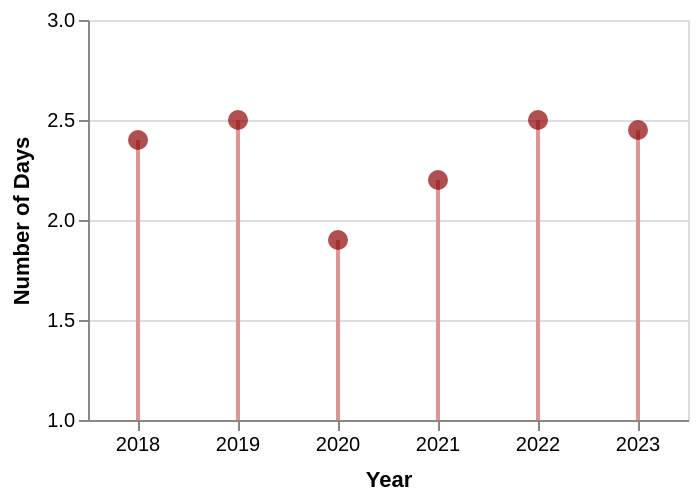

Source (Vega-Lite JSON):
### Vega-Lite specification from a JSON file in a GitHub repository (floating-point values rounded to 4 significant figures)
{"$schema": "https://vega.github.io/schema/vega-lite/v5.json", "description": "Lollipop chart showing days data for each year", "data": {"values": [{"year": 2018, "days": 2.4}, {"year": 2019, "days": 2.5}, {"year": 2020, "days": 1.9}, {"year": 2021, "days": 2.2}, {"year": 2022, "days": 2.5}, {"year": 2023, "days": 2.45}]}, "layer": [{"mark": {"type": "rule", "strokeWidth": 2, "color": "#de9494"}, "encoding": {"x": {"field": "year", "type": "ordinal"}, "y": {"field": "days", "type": "quantitative", "scale": {"domain": [1, 3], "nice": false, "tickCount": 5}}, "tooltip": [{"field": "year", "type": "ordinal", "title": "Year"}, {"field": "days", "type": "quantitative", "title": "Number of Days"}]}}, {"mark": {"type": "circle", "filled": true, "size": 100, "color": "#8d0404"}, "encoding": {"x": {"field": "year", "type": "ordinal"}, "y": {"field": "days", "type": "quantitative"}, "tooltip": [{"field": "year", "type": "ordinal", "title": "Year"}, {"field": "days", "type": "quantitative", "title": "Number of Days"}]}}], "encoding": {"x": {"field": "year", "type": "ordinal", "axis": {"title": "Year", "labelAngle": 0, "titlePadding": 7}}, "y": {"field": "days", "type": "quantitative", "axis": {"title": "Number of Days", "titlePadding": 7}}}, "width": 300, "height": 200}
